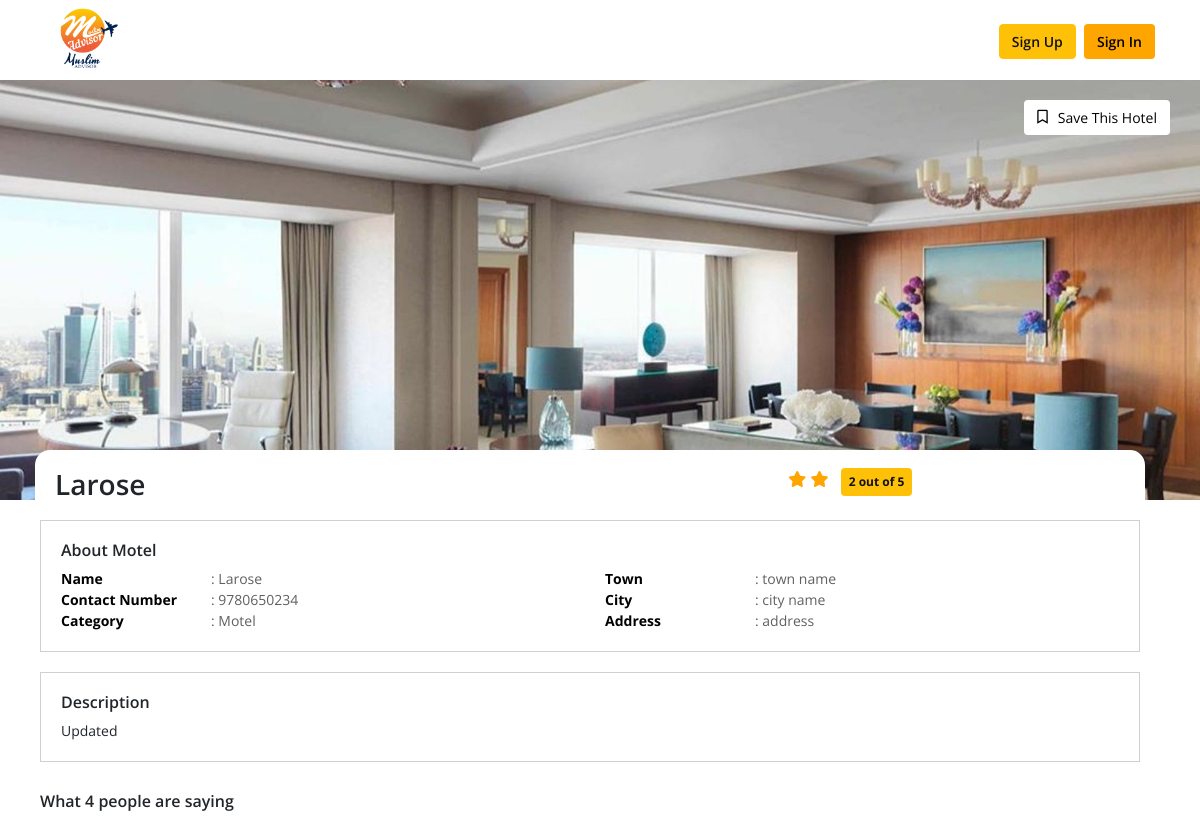
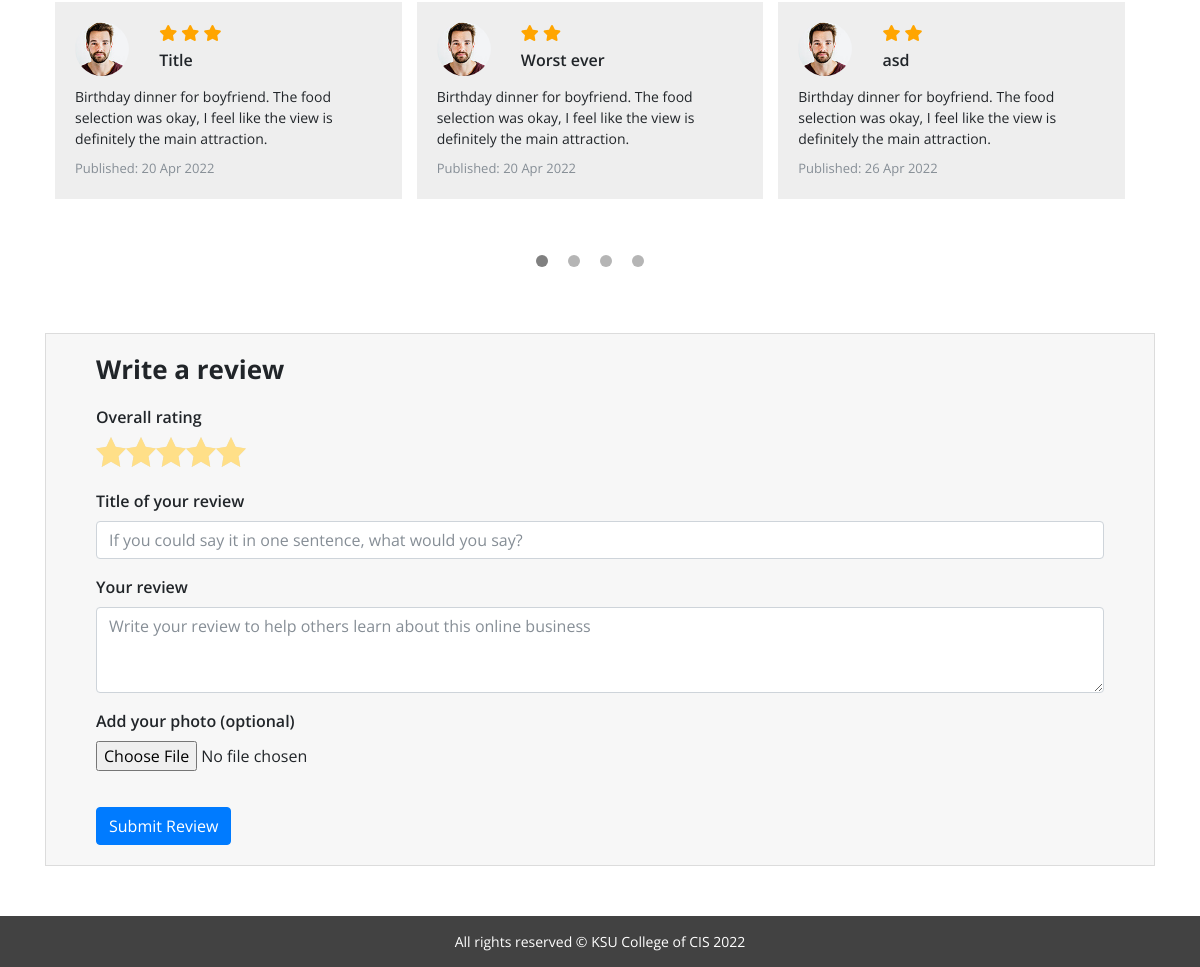
The page /hotel-review/?r=main/hotel-details/7 on the database its author committed (2 pictures, top to bottom).
### tables this page shows
CREATE TABLE `hotels` (
  `id` int(11) NOT NULL,
  `name` varchar(200) NOT NULL,
  `town` varchar(50) NOT NULL,
  `city` varchar(50) NOT NULL,
  `phone` varchar(50) NOT NULL,
  `address` varchar(200) NOT NULL,
  `description` varchar(2000) NOT NULL,
  `category` varchar(50) NOT NULL,
  `thumbnail_url` varchar(100) NOT NULL
);

CREATE TABLE `reviews` (
  `id` int(11) NOT NULL,
  `hotel_id` bigint(20) NOT NULL,
  `user_id` int(11) NOT NULL,
  `title` varchar(200) NOT NULL,
  `rating` int(11) NOT NULL,
  `review` varchar(500) NOT NULL,
  `profile` varchar(100) NOT NULL DEFAULT 'avatar.png',
  `created_at` timestamp NULL DEFAULT current_timestamp(),
  `updated_at` timestamp NULL DEFAULT current_timestamp()
);

### app/config/Base.php (called while the page is built, shortened)
<?php
class Base {
    protected $root;
    public function __construct($path) {
        $this->root = $path;
    }
    public function load($page, $_data = [], $_success = '', $_error = []){
        $data       = $_data;
        require_once "$this->root/view/layout/main.php";
    }
}

### app/controller/MainController.php (called while the page is built, shortened)
<?php
class MainController extends DB {
    public function hotel_details($id){
		$hotel = new Hotel();
        $hotelInfo = $hotel->find($id);
		$review = new Review();
		$reviews = $review->all('', array('hotel_id' => $id));
        $this->load('hotel', compact('hotelInfo', 'reviews', 'hotel_review_number', 'hotel_ratings'));
    }
}

### app/config/AppHelper.php (called while the page is built, shortened)
<?php
class AppHelper extends Base {
    public static function app(){
        return getenv('APP_URL');
    }
    public static function get_url($url){
        return self::app().'?r='.$url;
    }
    public static function public_uri(){
        return self::app().'public/';
    }
}

### app/config/DB.php (called while the page is built, shortened)
<?php
class DB extends Base {
    protected $db_host;
    protected $db_user;
    protected $db_password;
    protected $db_name;
    protected $con = '';
    protected $tableName;
    protected $columns = [];
    protected $conditions = [];
    protected $limit = 0;
    public function LoadDBInfo() {
        $this->db_host = getenv('DB_HOST');
        $this->db_user = getenv('DB_USERNAME');
        $this->db_password = getenv('DB_PASSWORD');
        $this->db_name = getenv('DB_DATABASE');
    }
    public function connectDb() {
        $this->con = new \MySQLi($this->db_host, $this->db_user, $this->db_password, $this->db_name);
        if(mysqli_connect_error()) {
            die("Failed to connect to MySQL: " . mysqli_connect_error());
        }else{
            return $this->con;
        }
    }
    public function getFields(){
        return implode(', ', $this->columns);
    }
    public function getJoin(){
        $join = '';
        return $join;
    }
    public function getCondition(){
        $condition = '';
        foreach ($this->conditions as $_condition => $val){
            $value = is_numeric($val) ? $val: "'$val'";
            $condition .= $_condition .'='. $value ;
        }
        return $condition;
    }
    public function prepareGetQuery(){
        $fields = $this->getFields();
        $join = $this->getJoin();
        $condition = $this->getCondition();
        $query = "SELECT $fields FROM `$this->tableName`";
        if($condition)
            $query .=  " WHERE $condition";
        if($this->limit)
            $query .= " Limit $this->limit";
        return $query.';';
    }
    public function getAll(){
        $query = $this->prepareGetQuery();
        $result = $this->con->query($query);
        if($result->num_rows > 0) {
            $data = array();
            while ($row = $result->fetch_assoc()) {
                $data[] = $row;
            }
            return array(
                'status' => true,
                'data' => $data
            );
        }else{
            return array(
                'status' => false,
                'message' => 'No record found'
            );
        }
    }
    public function getById(){
        return $this->getOne();
    }
    public function getOne(){
        $this->limit = 1;
        $query = $this->prepareGetQuery();
        $result = $this->con->query($query);
        if($result->num_rows > 0) {
            return array(
                'status' => true,
                'data' => $result->fetch_assoc()
            );
        }else{
            return array(
                'status' => false,
                'message' => 'No record found'
            );
        }
    }
}

### app/model/Hotel.php (called while the page is built, shortened)
<?php
class Hotel extends DB {
    protected $table = AppHelper::HOTEL_TABLE;
    public function __construct()
    {
        $this->tableName = $this->table;
    }
    public function find($id){
        $this->columns = array('id', 'name', 'town', 'city', 'phone', 'description', 'category', 'address', 'thumbnail_url');
        $this>$this->conditions = array('id' => $id);
        $data = $this->getById();
        if($data["status"])
            return $data["data"];
        return [];
    }
}

### app/model/Review.php (called while the page is built, shortened)
<?php
class Review extends DB {
    protected $table = AppHelper::REVIEW_TABLE;
    public function __construct()
    {
        $this->tableName = $this->table;
    }
    function all($select = [], $condition = []){
        if($select)
            $this->columns = $select;
        else
            $this->columns = array('id', 'hotel_id', 'title', 'rating', 'review', 'profile', 'created_at');
        if($condition)
            $this>$this->conditions = $condition;
        $data = $this->getAll();
        if($data["status"])
            return $data["data"];
        return [];
    }
}

### view/hotel.php (the view, shortened to what this page needs)
<?php
	$hotelInfo = $data['hotelInfo'];
	$reviews = isset($data["reviews"]) ? $data["reviews"]: [];
	$review_number = isset($data["hotel_review_number"]) ? $data["hotel_review_number"]: 0;
	$ratings = isset($data["hotel_ratings"]) ? $data["hotel_ratings"]: 0;
?>
	<div class="restaurant-banner-area">
		<div class="restaurant-banner">
			<img src="<?php echo \HR\HotelReview\config\AppHelper::public_uri();?>asset/img/<?php echo $hotelInfo->thumbnail_url;?>" class="" alt="thumbnail">
		</div>
		<div class="bookmark">
			<button class="btn"><i class="far fa-bookmark"></i>Save This Hotel</button>
		</div>
	</div>
	<div class="restaurant-description-area">
		<div class="container restaurant-description">
			<div class="row">
				<div class="col-md-12">
					<div class="restaurant-description-left">
						<div class="row">
							<div class="col-md-12 restaurant-description-header">
								<div class="row mt-2">
									<div class="col-md-8">
										<h1><?php echo $hotelInfo->name; ?></h1>
									</div>
									<div class="col-md-4">
										<div class="stars">
											<?php
											$rating = round($ratings);
											for ($rating; $rating>0; $rating--):
											?>
											<i class="fas fa-star"></i>
											<?php
											endfor;
											?>
											<span class="badge badge-warning p-2 ml-2"><?php echo round($ratings); ?> out of 5</span>
										</div>
									</div>
								</div>
							</div>
							<div class="col-md-12 restaurant-description-desc">
								<h6>About <?php echo ucfirst($hotelInfo->category); ?></h6>
								<div class="row">
									<div class="col-md-6">
										<ul>
											<li><b>Name</b>: <?php echo $hotelInfo->name; ?></li>
											<li><b>Contact Number</b>: <?php echo $hotelInfo->phone; ?></li>
											<li><b>Category</b>: <?php echo $hotelInfo->category; ?></li>
										</ul>
									</div>
									<div class="col-md-6">
										<ul>
											<li><b>Town</b>: <?php echo $hotelInfo->town;?></li>
											<li><b>City</b>: <?php echo $hotelInfo->city; ?></li>
                                            <li><b>Address</b>: <?php echo $hotelInfo->address; ?></li>
										</ul>
									</div>
								</div>
							</div>
							<div class="col-md-12 restaurant-description-desc">
								<h6>Description</h6>
								<p><?php echo $hotelInfo->description; ?></p>
							</div>
							<div class="col-md-12 restaurant-description-review">
                                <?php if($review_number > 0):?>
								<h3 class="sub-header">What <?php echo $review_number; ?> people are saying</h3>
								<div class="row">
									<?php
									if(!empty($reviews)):
									?>
									<div class="col-md-12 reviews owl-carousel float-left">
										<?php
										foreach ($reviews as $review):
											$review = (object)$review;
										?>
										<div class="single-review">
											<div class="row">
												<div class="col-md-3 float-left">
													<img src="<?php echo \HR\HotelReview\config\AppHelper::public_uri();?>asset/img/<?php echo $review->profile;?>" class="review-profile rounded-circle" alt="avatar">
												</div>
												<div class="col-md-8 float-left review-heading">
													<?php
													$rating = round($review->rating);
													for ($rating; $rating>0; $rating--):
													?>
													<i class="fas fa-star"></i>
													<?php
													endfor;
													?>
													<h6><?php echo $review->title;?></h6>
												</div>
												<div class="col-md-12 float-left review-desc">
													<p><?php echo $review->review;?></p>
												</div>
												<div class="col-md-12 float-left review-published">
													<p class="text-muted">Published: <?php echo date('d M Y', strtotime($review->created_at));?></</p>
												</div>
											</div>
										</div>
										<?php
											endforeach;
										?>
									</div>
									<?php
										endif;
									?>
								</div>
                                <?php else:?>
                                <h3 class="sub-header">No one review yet</h3>
                                <?php endif;?>
							</div>
						</div>
					</div>
				</div>
				<div class="col-md-12">
					<div class="review-form">
						<h4>Write a review</h4>
						<form action="<?php echo \HR\HotelReview\config\AppHelper::get_url('hotel/review'); ?>" method="POST" id="review_form" enctype="multipart/form-data">
							<div class="form-group">
								<label class="d-block">Overall rating</label>
								<span class="star-rating star-5">
									<input type="radio" name="rating" value="5" checked><i></i>
								</span>
							</div>
							<div class="form-group">
								<label for="title">Title of your review</label>
								<input type="text" class="form-control" id="title" name="title" placeholder="If you could say it in one sentence, what would you say?" required>
							</div>
							<div class="form-group">
								<label for="review">Your review</label>
								<textarea class="form-control" id="review" name="review" rows="3" placeholder="Write your review to help others learn about this online business"></textarea>
							</div>
							<div class="form-group">
								<label class="d-block" for="photo">Add your photo (optional)</label>
								<input type="file" class="" id="photo" name="photo">
							</div>
                            <button class="btn btn-primary" type="button" id="submit_review">Submit Review</button>
						</form>
					</div>
				</div>
			</div>
		</div>
	</div>

### public/asset/css/style.css (style rules this page uses)
* { margin:0; padding:0; box-sizing:border-box; }
html { scroll-behavior: smooth; }
body { font-family: 'Open Sans', sans-serif; }
i { text-rendering: optimizeLegibility; }
p { margin-bottom: 0; font-size: 14px; }
.single-review { background-color: white; padding: 20px; }
.review-heading i { color: orange; }
.review-heading h6 { font-weight: 600; margin: 5px 0; }
.review-desc p { margin-top: 10px; }
.review-published p { margin-top: 10px; font-size: 13px; }
.restaurant-banner { position: relative; max-height: 500px; overflow: hidden; }
.restaurant-banner img { width: 100%; }
.bookmark button { position: absolute; top: 100px; right: 30px; background-color: white; font-size: 14px; }
.bookmark button i { margin-right: 10px; }
.restaurant-description-area { position: relative; }
.restaurant-description-left { position: relative; right: 10px; top: -50px; background: white; padding: 10px 20px; border-radius: 15px; }
.restaurant-description-header h1 { font-size: 28px; font-weight: 600; }
.stars i { color: orange; }
.restaurant-description-desc { border: 1px solid #a6a6a685; padding: 20px; margin: 10px 0; }
.restaurant-description-desc p { font-size: 14px; }
.restaurant-description-desc h6 { font-weight: 600; }
.restaurant-description-desc ul { list-style: none; margin-bottom: 0; }
.restaurant-description-desc ul li { font-size: 14px; color: #606060; }
.restaurant-description-desc ul li b { color: black; display: inline-block; min-width: 150px; }
.sub-header { font-size: 16px; font-weight: 600; padding: 20px 0; margin-left: -15px; }
.restaurant-description-review .single-review { background-color: #eee; padding: 20px; }
.review-form { background-color: #eeeeee75; padding: 20px 50px; border: 1px solid #8080803b; margin-bottom: 50px; }
.review-form h4 { font-weight: 700; font-size: 26px; }
.review-form form { margin-top: 20px; }
.review-form form label { font-weight: 600; }
.review-form form button { margin-top: 20px; }
.star-rating { font-size: 0; white-space: nowrap; display: inline-block; height: 30px; overflow: hidden; position: relative; background-size: contain; }
.star-rating i { opacity: 0; position: absolute; left: 0; top: 0; height: 100%; z-index: 1; background-size: contain; }
.star-rating input:hover + i, .star-rating input:checked + i { opacity: 1; }
.star-rating i ~ i { width: 40%; }
.star-rating i ~ i ~ i { width: 60%; }
.star-rating i ~ i ~ i ~ i { width: 80%; }
.star-rating i ~ i ~ i ~ i ~ i { width: 100%; }
.star-rating.star-5 { width: 150px; }
.star-rating.star-5 input, .star-rating.star-5 i { width: 20%; }
.star-rating.star-5 i ~ i { width: 40%; }
.star-rating.star-5 i ~ i ~ i { width: 60%; }
.star-rating.star-5 i ~ i ~ i ~ i { width: 80%; }
.star-rating.star-5 i ~ i ~ i ~ i ~i { width: 100%; }

### rows shown on the page
hotels: thumbnail_url (picture), name "Larose", category "Motel", phone "9780650234", town "town name", city "city name", address "address", description "Updated"
reviews: profile (placeholder picture), rating 3 (drawn), title "Title", review "Birthday dinner for boyfriend. The food selection was okay, I feel like the view is definitely the main attraction.", created_at "20 Apr 2022"
reviews: profile (placeholder picture), rating 2 (drawn), title "Worst ever", review "Birthday dinner for boyfriend. The food selection was okay, I feel like the view is definitely the main attraction.", created_at "20 Apr 2022"
reviews: profile (placeholder picture), rating 2 (drawn), title "asd", review "Birthday dinner for boyfriend. The food selection was okay, I feel like the view is definitely the main attraction.", created_at "26 Apr 2022"

### other values the page prints
$ratings "2"
$review_number "4"
